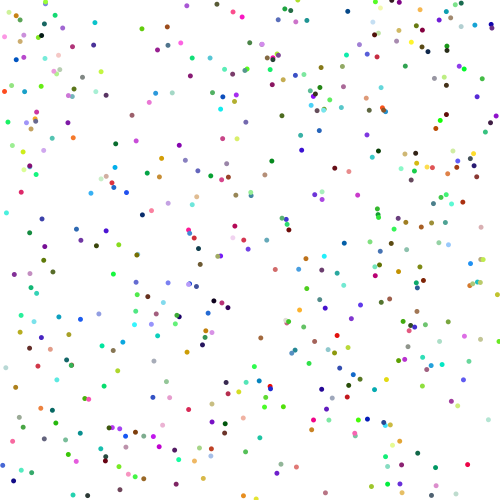
Frame 1 (no input)
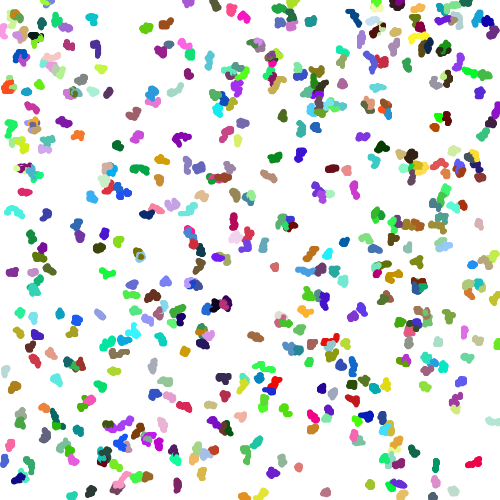
Frame 60 (the mouse pressed at the canvas centre just before this capture)
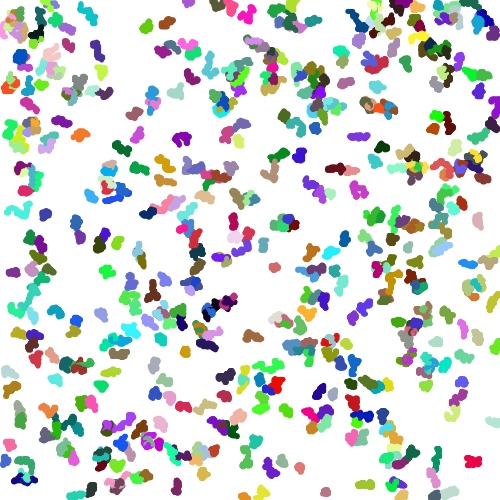
Frame 120 (the mouse held since frame 60 and released just before this capture)

The Processing sketch that drew these frames (run headless with seeded random() and noise(); from frame 60 on, the mouse is pressed at the canvas centre):

// Processing sketch: Assignment7_Jatawan
// ── Assignment7_Jatawan.pde
RandomWalker[] walker = new RandomWalker[500];

void setup() {
  size(500, 500);
  background(255);
  for (int i = 0; i < walker.length; i++) {
    walker[i] = new RandomWalker();
  }
}

void draw() {
  for (int i = 0; i < walker.length; i++) {
    walker[i].step();
    walker[i].display();
  }
}

// ── RandomWalker.pde
class RandomWalker {
  float x, y;
  float R = random(255);
  float G = random (255);
  float B = random (255);

  RandomWalker() {
    noStroke();
    x = random(0, 500);
    y = random(0, 500);
  }

  void display() {
    fill(R, G, B);
    ellipse(x, y, 5, 5);
  }
  
  void step() {   
    int choice = int(random(4));
    if (choice == 0) {
      x++;
    } else if (choice == 1) {
      x--;
    } else if (choice == 2) {
      y++;
    } else {
      y--;
    }
    x = constrain(x, 0, width-1);
    y = constrain(y, 0, height-1);
  }
}
